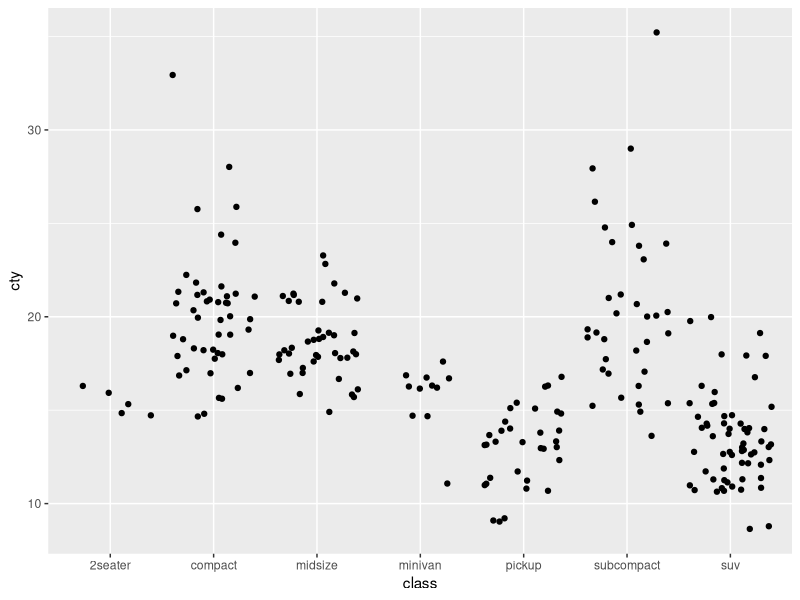

Here is the R script that generated this plot:
## ---- chunk 1
knitr::opts_chunk$set(echo = TRUE)
library(tidyverse)
## ---- chunk 2
ggplot(data = mpg, aes(x = class, y = cty)) +
  geom_jitter()
